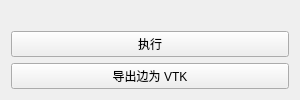
<?xml version="1.0" encoding="UTF-8"?>
<ui version="4.0">
 <class>ExtractEdges</class>
 <widget class="QWidget" name="ExtractEdges">
  <property name="geometry">
   <rect>
    <x>0</x>
    <y>0</y>
    <width>300</width>
    <height>100</height>
   </rect>
  </property>
  <property name="windowTitle">
   <string>Form</string>
  </property>
  <layout class="QGridLayout" name="gridLayout">
   <item row="0" column="0">
    <layout class="QVBoxLayout" name="verticalLayout">
     <item>
      <spacer name="verticalSpacer">
       <property name="orientation">
        <enum>Qt::Vertical</enum>
       </property>
       <property name="sizeHint" stdset="0">
        <size>
         <width>20</width>
         <height>40</height>
        </size>
       </property>
      </spacer>
     </item>
     <item>
      <widget class="QPushButton" name="btnExecute">
       <property name="text">
        <string>执行</string>
       </property>
      </widget>
     </item>
     <item>
      <widget class="QPushButton" name="btnExport">
       <property name="text">
        <string>导出边为 VTK</string>
       </property>
      </widget>
     </item>
    </layout>
   </item>
  </layout>
 </widget>
 <resources/>
 <connections/>
</ui>
